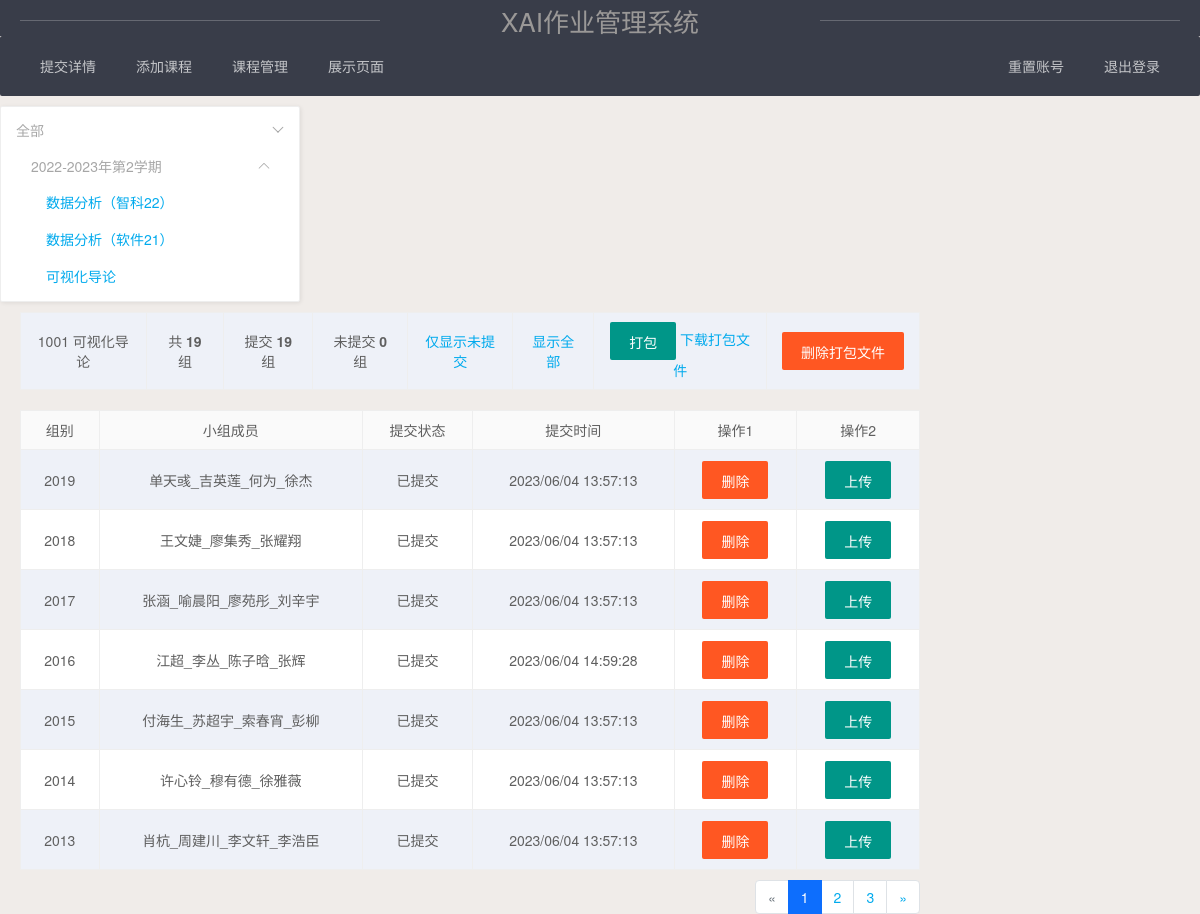
Screenshot of /show_course?course=1001 (signed in) with the database file from the repository.
### tables this page shows
CREATE TABLE course (
        courseId INTEGER PRIMARY KEY AUTOINCREMENT,
        courseName varchar(32),
        schoolYear varchar(12),
        term char(1),
        grade char(2),
        list char(3),
        deadline bigint(15)
    );

CREATE TABLE student (
        groupId bigint(20) primary key,
        password varchar(128),
        member varchar(64),
        project varchar(64),
        courseId int(10),
        submit char(3)
    );

### app.py (the view)
@app.route('/show_course')
def show_course(limit=7):  # 显示单个课程的学生名单
    if (session.get('admin_id')):
        if request.args.get('course'):
            course = request.args.get('course')
            data = query_db('select groupId,member,submit from student where courseId=?', [int(course)])
            if request.args.get('submit'):
                data = [item for item in data if item['submit'] == '未提交']
            print(data)
            data = data[::-1]
            page = int(request.args.get("page", 1))
            start = (page - 1) * limit
            end = page * limit if len(data) > page * limit else len(data)
            paginate = Pagination(page=page, per_page=limit, total=len(data), css_framework='bootstrap5')
            for stu in data:
                sub = query_db("select subDate from submit where groupId=?", [stu['groupId']], True)
                stu['subDate'] = '--'
                if sub is not None:
                    stu['subDate'] = time.strftime("%Y/%m/%d %X", time.localtime(sub['subDate']))
            res = query_db("select count(*) as total from student where courseId=?", [int(course)], True)
            total_count = res['total']
            res = query_db("select count(*) as total from submit where courseId=?", [int(course)], True)
            sub_count = res['total']
            noSub_count = total_count - sub_count
            info = [total_count, sub_count, noSub_count, course, getCourseNameById(int(course))]
            return render_template('courseOne.html', data=data[start:end], info=info, menu=getMenu(), paginate=paginate)
        else:
            return redirect('/management')
    else:
        return redirect('/toLogin')

### app.py (called while the page is built)
def make_dicts(cursor, row):
    return dict((cursor.description[idx][0], value)
                for idx, value in enumerate(row))

def get_db():
    db = getattr(g, '_database', None)
    if db is None:
        db = g._database = sqlite3.connect(DATABASE)
    db.row_factory = make_dicts
    return db

@app.teardown_appcontext
def close_connection(exception):
    db = getattr(g, '_database', None)
    if db is not None:
        db.close()

def query_db(query, args=(), one=False):
    cur = get_db().execute(query, args)
    rv = cur.fetchall()
    cur.close()
    return (rv[0] if rv else None) if one else rv

def getCourseNameById(courseId):
    course = query_db("select courseName from course where courseId=?", [courseId], True)
    if course is None:
        return ''
    return course['courseName']

def getMenu(allMenu=True):
    menu = {}
    if allMenu:
        courses = query_db("select * from course where list='已导入'")
    else:
        courses = query_db("select * from course where courseId in (select distinct courseId from student where submit='已提交')")
    for course in courses:
        schoolYear = course['schoolYear']
        term = course['term']
        key = ''.join([str(schoolYear), '年第', str(term), '学期'])
        elem = (course['courseId'], course['courseName'])
        if menu.get(key):
            temp = menu.get(key)
            temp.append(elem)
            menu[key] = temp
        else:
            menu[key] = [elem]
    for key, item in menu.items():
        menu[key] = item[::-1]
    return menu

### templates/courseOne.html (shortened to what this page needs)
<!DOCTYPE html>
<html lang="en">
<head>
    <link rel="stylesheet" href="/static/styles/bootstrap.min.css">
    <link rel="stylesheet" href="/static/layui/css/layui.css" media="all">
    <link rel="stylesheet" href="/static/styles/common.css">
</head>
<body>
    <div>
        <header>
            <hr />
                <h1>XAI作业管理系统</h1>
            <hr />
        </header>
        <main>
            <ul class="layui-nav" lay-filter="">
                <li class="layui-nav-item"><a href="/admin">提交详情</a></li>
                <li class="layui-nav-item"><a href="/toaddcourse">添加课程</a></li>
                <li class="layui-nav-item"><a href="/cmanage">课程管理</a></li>
                <li class="layui-nav-item"><a href="/home">展示页面</a></li>
                <li class="layui-nav-item" style="float: right;">
                    <a onclick="logout()" style="cursor: pointer">退出登录</a>
                </li>
                <li class="layui-nav-item" style="float: right;">
                    <a href="/toReset">重置账号</a>
                </li>
            </ul>
            <div class="layui-row">
                <div class="layui-col-md2" style="width: 300px;margin-top: 10px;">
                    <div class="layui-panel">
                        <div style="padding: 0px;">
                            <ul class="layui-menu" id="docDemoMenu1">
                                <li class="layui-menu-item-group layui-menu-item-down">
                                    <div class="layui-menu-body-title">
                                        全部 <i class="layui-icon layui-icon-down"></i>
                                    </div>
                                    <ul>
                                        {% for k,v in menu.items() %}
                                            <li class="layui-menu-item-group layui-menu-item-down">
                                                <div class="layui-menu-body-title">
                                                    {{k}} <i class="layui-icon layui-icon-up"></i>
                                                </div>
                                                <ul>
                                                    {% for course in v %}
                                                        <li>
                                                            <div class="layui-menu-body-title">
                                                                <a href="/show_course?course={{course[0]}}">{{course[1]}}</a>
                                                            </div>
                                                        </li>
                                                    {% endfor %}
                                                </ul>
                                            </li>
                                        {% endfor %}
                                    </ul>
                                </li>
                            </ul>
                        </div>
                    </div>
                </div>
                <div class="layui-col-md9" style="margin-left: 20px;">
                    <div class="layui-row ">
                        <div class="layui-col-md12">
                            <table class="layui-table">
                                <tr>
                                    <td>{{ info[3] }} {{ info[4] }}</td>
                                    <td>共 <b>{{info[0]}}</b> 组</td>
                                    <td>提交 <b>{{info[1]}}</b> 组</td>
                                    <td>未提交 <b>{{info[2]}}</b> 组</td>
                                    <td><a href="/show_course?course={{ info[3] }}&submit=1">仅显示未提交</a></td>
                                    <td><a href="/show_course?course={{ info[3] }}">显示全部</a></td>
                                    <td>
                                        <button id="packBtn" type="button" onclick="getPackage({{ info[3] }})" class="layui-btn">打包</button>
                                        <a id="packUrl" href="/static/package/{{ info[3] }}.zip">下载打包文件</a>
                                    </td>
                                    <td>
                                        <form action="/delPackage" method="post">
                                            <input type="submit" id="delPackBtn" class="layui-btn layui-btn-danger" value="删除打包文件" />
                                        </form>
                                    </td>
                                </tr>
                            </table>
                        </div>
                    </div>
                    <div class="layui-row">
                        <div class="layui-col-md12">
                            <table class="layui-table">
                                <thead>
                                    <tr id="thead">
                                        <td>组别</td>
                                        <td>小组成员</td>
                                        <td>提交状态</td>
                                        <td>提交时间</td>
                                        <td>操作1</td>
                                        <td>操作2</td>
                                    </tr>
                                </thead>
                                <tbody id="dataBody">
                                    {% for sub in data %}
                                        <tr>
                                            <form action="/remove" method="post" id="removeForm{{sub['groupId']}}">
                                                <td><input type="text" name="group_id" value="{{sub['groupId']}}" style="display:none"/>{{ sub['groupId'] }}</td>
                                                <td>{{sub['member']}}</td>
                                                <td>{{sub['submit']}}</td>
                                                <td>{{sub['subDate']}}</td>
                                                <td><button type="button" onclick="removeData({{[sub['groupId'], sub['submit']]}})" class="layui-btn layui-btn-danger">删除</button></td>
                                            </form>
                                        <form action="/manage/upload" method="post" id="upload">
                                            <td><input type="text" name="group_id" value="{{ sub['groupId'] }}" style="display: none"/><button type="submit" class="layui-btn" id="upload">上传</button></td>
                                        </form>
                                        </tr>
                                    {% endfor %}
                                </tbody>
                            </table>
                            <div style="float: right">{{ paginate.links }}</div>
                        </div>
                    </div>
                </div>
            </div>
        </main>
    </div>
</body>
</html>

### static/styles/common.css (style rules this page uses)
* { margin: 0; padding: 0; }
body { background-color: #f0ece9; }
header { display: flex; flex-flow: row nowrap; justify-content: space-between; background-color: #393d49; }
header h1 { color: #9a9897; font-size: 26px; margin-top: 5px; }
header hr { margin: 20px 20px 0; background-color: #bc9470; border: 2px solid #bc9470; width: 30%; height: 0; }
table { margin: 0 auto; width: 90%; text-align: center; border-spacing: 0; }
table tbody tr { height: 60px; }
table tbody tr:nth-child(odd) { background-color: #eef1f8; }
table tbody tr:nth-child(even) { background-color: #ffffff; }

### templates/courseOne.html (style rules this page uses)
* { margin: 0; padding: 0; }
body { background-color: #f0ece9; }
header { display: flex; flex-flow: row nowrap; justify-content: space-between; background-color: #393d49; }
header h1 { color: #9a9897; }
header hr { margin: 20px 20px 0; background-color: #bc9470; border: 2px solid #bc9470; width: 30%; height: 0; }
table { margin: 0 auto; width: 90%; text-align: center; border-spacing: 0; }
table tbody tr { height: 60px; }
table tbody tr:nth-child(odd) { background-color: #eef1f8; }
table tbody tr:nth-child(even) { background-color: #ffffff; }
a { text-decoration:none; }
a:link { color: #01AAED }

### rows the page displays
course: courseName "数据分析（智科22）"
course: courseName "数据分析（软件21）"
course: courseName "可视化导论"
student: groupId "2019", member "单天彧_吉英莲_何为_徐杰", submit "已提交", subDate "2023/06/04 13:57:13"
student: groupId "2018", member "王文婕_廖集秀_张耀翔", submit "已提交", subDate "2023/06/04 13:57:13"
student: groupId "2017", member "张涵_喻晨阳_廖苑彤_刘辛宇", submit "已提交", subDate "2023/06/04 13:57:13"
student: groupId "2016", member "江超_李丛_陈子晗_张辉", submit "已提交", subDate "2023/06/04 14:59:28"
student: groupId "2015", member "付海生_苏超宇_索春宵_彭柳", submit "已提交", subDate "2023/06/04 13:57:13"
student: groupId "2014", member "许心铃_穆有德_徐雅薇", submit "已提交", subDate "2023/06/04 13:57:13"
student: groupId "2013", member "肖杭_周建川_李文轩_李浩臣", submit "已提交", subDate "2023/06/04 13:57:13"

### other values shown
{{ k }} "2022-2023年第2学期"
{{ info[3] }} "1001"
{{ info[0] }} "19"
{{ info[1] }} "19"
{{ info[2] }} "0"
{{ paginate.links }} "« 1 2 3 »"
